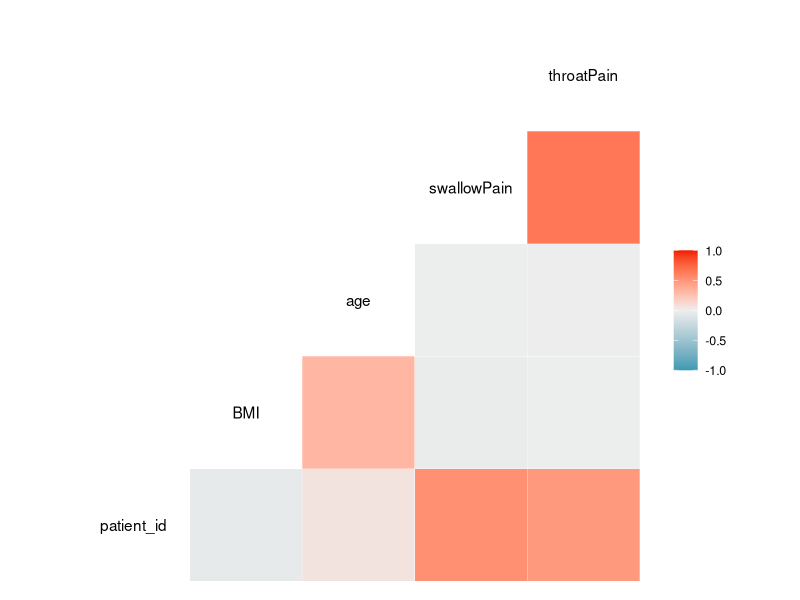
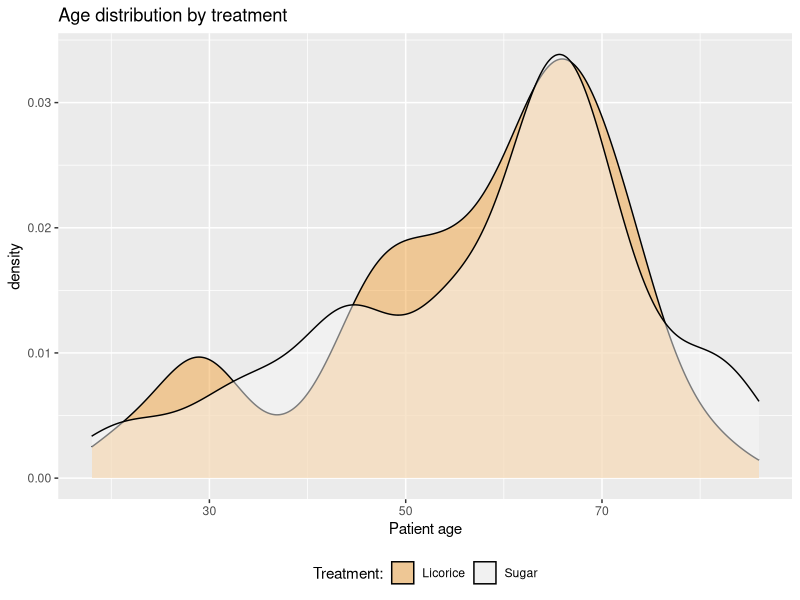

Write the R code that produced these figures, in order.
#----Visualization----####
# Date: 2025-09-09
# Author: psykodentopat
# File name: 2025-09-09_visualization.R
# Description: Script for visualization of exam data for psykodentopat.
#
#
# Project: psykodentopat_exam.Rproj

# Setup ----
library(tidyverse)
library(here)
library(ggplot2)
library(patchwork)

# Load data
joined_exam_data <- read_delim(here("data","joined_exam_data_2025-09-09.txt"))

# Mutate from character to factor
joined_exam_data <- joined_exam_data %>% 
  mutate(across(where(is.character), as.factor))

# Are there any correlated measures? ----
GGally::ggcorr(joined_exam_data)
# Seems like throatPain and swallowPain are correlated, and also age and BMI. Also seems like Patient ID is correlated with swallowPain and throatPain, probably an artifact, could also be that that the patients recruited later had more pain...?

# Does the age distribution depend on treat?
ggplot(joined_exam_data, aes(x = age, fill = treat)) +
  geom_density(alpha = 0.5) +
  theme_gray() +
  labs(title = "Age distribution by treatment",
       x = "Patient age",
       fill = "Treatment:") +
  theme(legend.position = "bottom") +
  scale_fill_brewer(palette = "PuOr")


# T-tests (Welch Two Sample t-test)
t.test(age ~ treat, data = joined_exam_data)
t.test(age ~ preOp_pain, data = joined_exam_data)
t.test(age ~ gender, data = joined_exam_data)

#----End----####